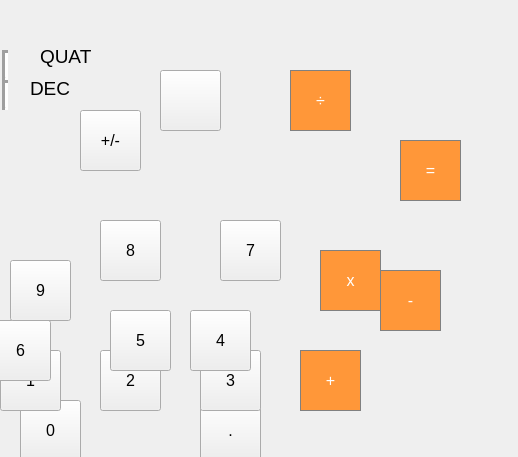
<?xml version="1.0" encoding="UTF-8"?>
<ui version="4.0">
 <class>MainWindow</class>
 <widget class="QMainWindow" name="MainWindow">
  <property name="geometry">
   <rect>
    <x>0</x>
    <y>0</y>
    <width>518</width>
    <height>457</height>
   </rect>
  </property>
  <property name="windowTitle">
   <string>MainWindow</string>
  </property>
  <property name="styleSheet">
   <string notr="true"/>
  </property>
  <widget class="QWidget" name="centralwidget">
   <widget class="QLabel" name="showresult">
    <property name="geometry">
     <rect>
      <x>110</x>
      <y>10</y>
      <width>341</width>
      <height>41</height>
     </rect>
    </property>
    <property name="sizePolicy">
     <sizepolicy hsizetype="Maximum" vsizetype="Fixed">
      <horstretch>0</horstretch>
      <verstretch>0</verstretch>
     </sizepolicy>
    </property>
    <property name="font">
     <font>
      <pointsize>20</pointsize>
      <weight>75</weight>
      <bold>true</bold>
     </font>
    </property>
    <property name="layoutDirection">
     <enum>Qt::RightToLeft</enum>
    </property>
    <property name="styleSheet">
     <string notr="true">QLabel {
	qproperty-aligment: 'AlignVCenter | AlignHRight';
	border-bottom: 10px solid black;
}
background-color : gray;
</string>
    </property>
    <property name="text">
     <string/>
    </property>
    <property name="scaledContents">
     <bool>true</bool>
    </property>
    <property name="alignment">
     <set>Qt::AlignLeading|Qt::AlignLeft|Qt::AlignVCenter</set>
    </property>
   </widget>
   <widget class="QPushButton" name="pushButton_dot">
    <property name="geometry">
     <rect>
      <x>200</x>
      <y>400</y>
      <width>61</width>
      <height>61</height>
     </rect>
    </property>
    <property name="font">
     <font>
      <pointsize>12</pointsize>
     </font>
    </property>
    <property name="text">
     <string>.</string>
    </property>
   </widget>
   <widget class="QPushButton" name="pushButton_0">
    <property name="geometry">
     <rect>
      <x>20</x>
      <y>400</y>
      <width>61</width>
      <height>61</height>
     </rect>
    </property>
    <property name="font">
     <font>
      <pointsize>12</pointsize>
     </font>
    </property>
    <property name="styleSheet">
     <string notr="true"/>
    </property>
    <property name="text">
     <string>0</string>
    </property>
   </widget>
   <widget class="QPushButton" name="pushButton_3">
    <property name="geometry">
     <rect>
      <x>200</x>
      <y>350</y>
      <width>61</width>
      <height>61</height>
     </rect>
    </property>
    <property name="font">
     <font>
      <pointsize>12</pointsize>
     </font>
    </property>
    <property name="text">
     <string>3</string>
    </property>
   </widget>
   <widget class="QPushButton" name="pushButton_2">
    <property name="geometry">
     <rect>
      <x>100</x>
      <y>350</y>
      <width>61</width>
      <height>61</height>
     </rect>
    </property>
    <property name="font">
     <font>
      <pointsize>12</pointsize>
     </font>
    </property>
    <property name="text">
     <string>2</string>
    </property>
   </widget>
   <widget class="QPushButton" name="pushButton_1">
    <property name="geometry">
     <rect>
      <x>0</x>
      <y>350</y>
      <width>61</width>
      <height>61</height>
     </rect>
    </property>
    <property name="font">
     <font>
      <pointsize>12</pointsize>
     </font>
    </property>
    <property name="text">
     <string>1</string>
    </property>
   </widget>
   <widget class="QPushButton" name="pushButton_plus">
    <property name="geometry">
     <rect>
      <x>300</x>
      <y>350</y>
      <width>61</width>
      <height>61</height>
     </rect>
    </property>
    <property name="font">
     <font>
      <pointsize>12</pointsize>
     </font>
    </property>
    <property name="styleSheet">
     <string notr="true">QPushButton {
  background-color: rgb(255, 151, 57);
  color: white; 
  border: 1px solid gray;
}

QPushButton:pressed {
    background-color: qlineargradient(x1: 0, y1: 0, x2: 0, y2: 1,
                                      stop: 0 #FF7832, stop: 1 #FF9739);
}</string>
    </property>
    <property name="text">
     <string>+</string>
    </property>
   </widget>
   <widget class="QPushButton" name="pushButton_equally">
    <property name="geometry">
     <rect>
      <x>400</x>
      <y>140</y>
      <width>61</width>
      <height>61</height>
     </rect>
    </property>
    <property name="font">
     <font>
      <pointsize>12</pointsize>
     </font>
    </property>
    <property name="styleSheet">
     <string notr="true">QPushButton {
  background-color: rgb(255, 151, 57);
  color: white; 
  border: 1px solid gray;
}

QPushButton:pressed {
    background-color: qlineargradient(x1: 0, y1: 0, x2: 0, y2: 1,
                                      stop: 0 #FF7832, stop: 1 #FF9739);
}</string>
    </property>
    <property name="text">
     <string>=</string>
    </property>
   </widget>
   <widget class="QPushButton" name="pushButton_6">
    <property name="geometry">
     <rect>
      <x>-10</x>
      <y>320</y>
      <width>61</width>
      <height>61</height>
     </rect>
    </property>
    <property name="font">
     <font>
      <pointsize>12</pointsize>
     </font>
    </property>
    <property name="text">
     <string>6</string>
    </property>
   </widget>
   <widget class="QPushButton" name="pushButton_5">
    <property name="geometry">
     <rect>
      <x>110</x>
      <y>310</y>
      <width>61</width>
      <height>61</height>
     </rect>
    </property>
    <property name="font">
     <font>
      <pointsize>12</pointsize>
     </font>
    </property>
    <property name="text">
     <string>5</string>
    </property>
   </widget>
   <widget class="QPushButton" name="pushButton_4">
    <property name="geometry">
     <rect>
      <x>190</x>
      <y>310</y>
      <width>61</width>
      <height>61</height>
     </rect>
    </property>
    <property name="font">
     <font>
      <pointsize>12</pointsize>
     </font>
    </property>
    <property name="text">
     <string>4</string>
    </property>
   </widget>
   <widget class="QPushButton" name="pushButton_minus">
    <property name="geometry">
     <rect>
      <x>380</x>
      <y>270</y>
      <width>61</width>
      <height>61</height>
     </rect>
    </property>
    <property name="font">
     <font>
      <pointsize>12</pointsize>
     </font>
    </property>
    <property name="styleSheet">
     <string notr="true">QPushButton {
  background-color: rgb(255, 151, 57);
  color: white; 
  border: 1px solid gray;
}

QPushButton:pressed {
    background-color: qlineargradient(x1: 0, y1: 0, x2: 0, y2: 1,
                                      stop: 0 #FF7832, stop: 1 #FF9739);
}</string>
    </property>
    <property name="text">
     <string>-</string>
    </property>
   </widget>
   <widget class="QPushButton" name="pushButton_8">
    <property name="geometry">
     <rect>
      <x>100</x>
      <y>220</y>
      <width>61</width>
      <height>61</height>
     </rect>
    </property>
    <property name="font">
     <font>
      <pointsize>12</pointsize>
     </font>
    </property>
    <property name="text">
     <string>8</string>
    </property>
   </widget>
   <widget class="QPushButton" name="pushButton_9">
    <property name="geometry">
     <rect>
      <x>10</x>
      <y>260</y>
      <width>61</width>
      <height>61</height>
     </rect>
    </property>
    <property name="font">
     <font>
      <pointsize>12</pointsize>
     </font>
    </property>
    <property name="text">
     <string>9</string>
    </property>
   </widget>
   <widget class="QPushButton" name="pushButton_7">
    <property name="geometry">
     <rect>
      <x>220</x>
      <y>220</y>
      <width>61</width>
      <height>61</height>
     </rect>
    </property>
    <property name="font">
     <font>
      <pointsize>12</pointsize>
     </font>
    </property>
    <property name="styleSheet">
     <string notr="true"/>
    </property>
    <property name="text">
     <string>7</string>
    </property>
   </widget>
   <widget class="QPushButton" name="pushButton_multiplication">
    <property name="geometry">
     <rect>
      <x>320</x>
      <y>250</y>
      <width>61</width>
      <height>61</height>
     </rect>
    </property>
    <property name="font">
     <font>
      <pointsize>12</pointsize>
     </font>
    </property>
    <property name="styleSheet">
     <string notr="true">QPushButton {
  background-color: rgb(255, 151, 57);
  color: white; 
  border: 1px solid gray;
}

QPushButton:pressed {
    background-color: qlineargradient(x1: 0, y1: 0, x2: 0, y2: 1,
                                      stop: 0 #FF7832, stop: 1 #FF9739);
}</string>
    </property>
    <property name="text">
     <string>x</string>
    </property>
   </widget>
   <widget class="QPushButton" name="pushButton_division">
    <property name="geometry">
     <rect>
      <x>290</x>
      <y>70</y>
      <width>61</width>
      <height>61</height>
     </rect>
    </property>
    <property name="font">
     <font>
      <pointsize>12</pointsize>
     </font>
    </property>
    <property name="styleSheet">
     <string notr="true">QPushButton {
  background-color: rgb(255, 151, 57);
  color: white; 
  border: 1px solid gray;
}

QPushButton:pressed {
    background-color: qlineargradient(x1: 0, y1: 0, x2: 0, y2: 1,
                                      stop: 0 #FF7832, stop: 1 #FF9739);
}</string>
    </property>
    <property name="text">
     <string>÷</string>
    </property>
   </widget>
   <widget class="QPushButton" name="pushButton_backspace">
    <property name="geometry">
     <rect>
      <x>160</x>
      <y>70</y>
      <width>61</width>
      <height>61</height>
     </rect>
    </property>
    <property name="text">
     <string/>
    </property>
    <property name="icon">
     <iconset>
      <normaloff>../../Downloads/kisspng-backspace-computer-icons-arrow-back-to-backspace-and-pillywags-mansion-5b1ef657ebe326.9341110715287557999662.png</normaloff>../../Downloads/kisspng-backspace-computer-icons-arrow-back-to-backspace-and-pillywags-mansion-5b1ef657ebe326.9341110715287557999662.png</iconset>
    </property>
    <property name="iconSize">
     <size>
      <width>61</width>
      <height>61</height>
     </size>
    </property>
   </widget>
   <widget class="QPushButton" name="pushButton_erase">
    <property name="geometry">
     <rect>
      <x>-70</x>
      <y>40</y>
      <width>61</width>
      <height>61</height>
     </rect>
    </property>
    <property name="font">
     <font>
      <pointsize>12</pointsize>
     </font>
    </property>
    <property name="text">
     <string>AC</string>
    </property>
   </widget>
   <widget class="QPushButton" name="pushButton_plusorminus">
    <property name="geometry">
     <rect>
      <x>80</x>
      <y>110</y>
      <width>61</width>
      <height>61</height>
     </rect>
    </property>
    <property name="font">
     <font>
      <pointsize>12</pointsize>
     </font>
    </property>
    <property name="text">
     <string>+/-</string>
    </property>
   </widget>
   <widget class="QLabel" name="decimal">
    <property name="geometry">
     <rect>
      <x>30</x>
      <y>80</y>
      <width>56</width>
      <height>16</height>
     </rect>
    </property>
    <property name="font">
     <font>
      <pointsize>14</pointsize>
     </font>
    </property>
    <property name="text">
     <string>DEC</string>
    </property>
   </widget>
   <widget class="QLabel" name="quat">
    <property name="geometry">
     <rect>
      <x>40</x>
      <y>46</y>
      <width>56</width>
      <height>21</height>
     </rect>
    </property>
    <property name="font">
     <font>
      <pointsize>14</pointsize>
     </font>
    </property>
    <property name="styleSheet">
     <string notr="true"/>
    </property>
    <property name="text">
     <string>QUAT</string>
    </property>
   </widget>
   <widget class="Line" name="lineDec">
    <property name="geometry">
     <rect>
      <x>0</x>
      <y>80</y>
      <width>10</width>
      <height>30</height>
     </rect>
    </property>
    <property name="font">
     <font>
      <family>Niagara Engraved</family>
      <pointsize>20</pointsize>
      <weight>75</weight>
      <bold>true</bold>
     </font>
    </property>
    <property name="focusPolicy">
     <enum>Qt::NoFocus</enum>
    </property>
    <property name="styleSheet">
     <string notr="true">Line {
  background-color: yellow;
  border: 1px solid gray;
}
</string>
    </property>
    <property name="lineWidth">
     <number>3</number>
    </property>
    <property name="orientation">
     <enum>Qt::Vertical</enum>
    </property>
   </widget>
   <widget class="Line" name="lineQuater">
    <property name="geometry">
     <rect>
      <x>0</x>
      <y>50</y>
      <width>10</width>
      <height>30</height>
     </rect>
    </property>
    <property name="font">
     <font>
      <family>Niagara Engraved</family>
      <pointsize>20</pointsize>
      <weight>75</weight>
      <bold>true</bold>
     </font>
    </property>
    <property name="focusPolicy">
     <enum>Qt::NoFocus</enum>
    </property>
    <property name="autoFillBackground">
     <bool>false</bool>
    </property>
    <property name="styleSheet">
     <string notr="true">Line {
  background-color: yellow;
  border: 1px solid gray;
}
</string>
    </property>
    <property name="lineWidth">
     <number>3</number>
    </property>
    <property name="orientation">
     <enum>Qt::Vertical</enum>
    </property>
   </widget>
  </widget>
  <widget class="QMenuBar" name="menubar">
   <property name="geometry">
    <rect>
     <x>0</x>
     <y>0</y>
     <width>518</width>
     <height>26</height>
    </rect>
   </property>
  </widget>
 </widget>
 <resources/>
 <connections/>
</ui>
